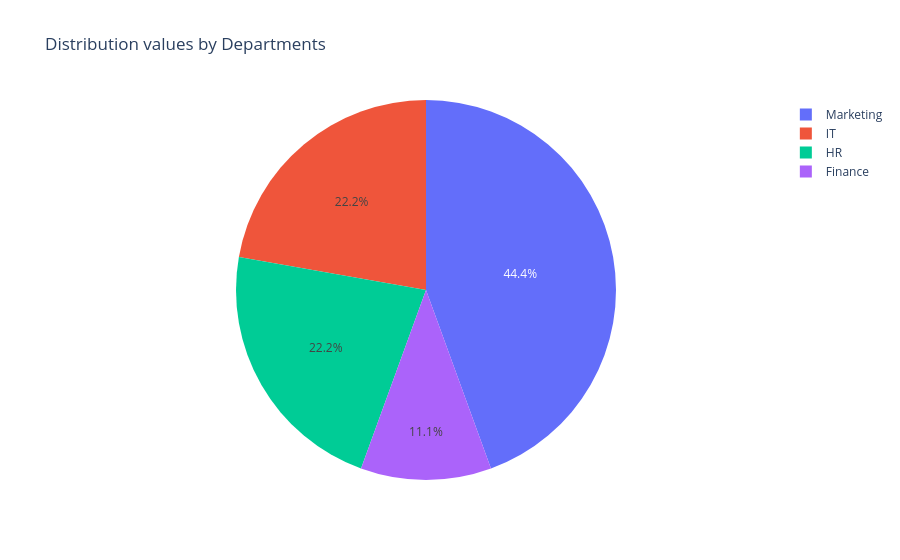

Here is the notebook cell this chart was saved with:
### Code cell
#distribution value for department using pie chart
dept_count = new_df["Department"].value_counts()
fig = px.pie(
    values=dept_count.values,
    names=dept_count.index,
    title="Distribution values by Departments"
)

fig.show()

### Figure 1 — Plotly figure (JSON) as saved in the notebook; plotly's stock layout.template omitted (floating-point values rounded to 4 significant figures)
{"data": [{"domain": {"x": [0, 1], "y": [0, 1]}, "hovertemplate": "label=%{label}<br>value=%{value}<extra></extra>", "labels": ["Marketing", "IT", "HR", "Finance"], "legendgroup": "", "name": "", "showlegend": true, "type": "pie", "values": [4, 2, 2, 1]}], "layout": {"legend": {"tracegroupgap": 0}, "title": {"text": "Distribution values by Departments"}}}
